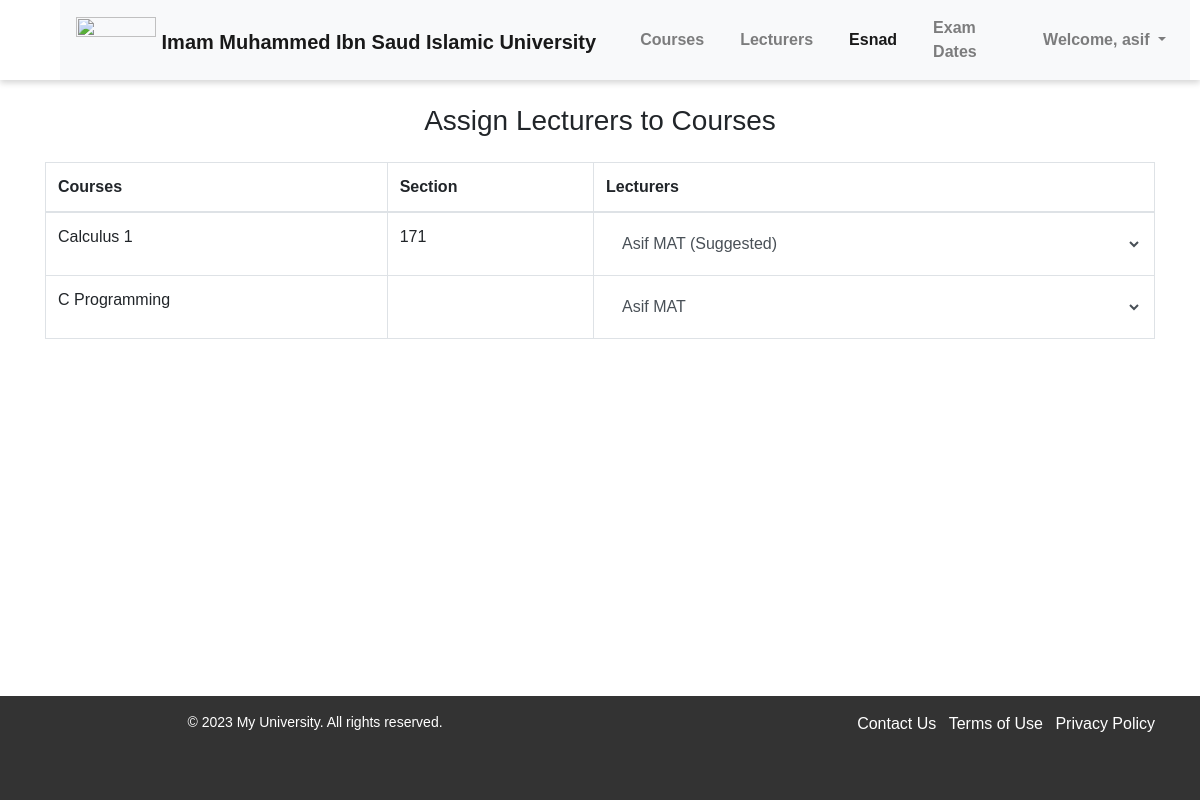
Screenshot of /esnad/ (signed in) with the database file from the repository.
### pages/models.py (models this page shows, shortened)
class Course(models.Model):
    course_code = models.CharField(max_length=100)
    course_name = models.CharField(max_length=100)
    credit_hours = models.PositiveIntegerField(null=True)
    course_lecturer = models.ForeignKey('Lecturer', on_delete=models.SET_NULL, null=True, related_name='courses_taught')
    course_level = models.PositiveIntegerField(null=True)
    course_lab_lecturer = models.ForeignKey('Lecturer', on_delete=models.SET_NULL, null=True, blank=True, related_name='lab_courses_taught')
    course_past_lecturers = models.ManyToManyField('Lecturer', related_name='past_courses', blank=True)
    course_time = models.TimeField(null=True, blank=True)
    course_day = models.CharField(max_length=1, choices=DAYS_OF_WEEK, null=True, blank=True)
    course_department = models.ForeignKey('Department', on_delete=models.SET_NULL, null=True, blank=True)
    course_building = models.CharField(max_length=100, blank=True)
    course_section = models.CharField(max_length=100, blank=True)

### pages/views.py (the view)
# urls.py: path('esnad/', esnad, name='esnad'),
@login_required(login_url='login')
def esnad(request):
    lecturers = Lecturer.objects.all()
    courses = Course.objects.all()
    return render(request, 'esnad.html', {'lecturers': lecturers, 'courses': courses})

### pages/templates/esnad.html (shortened to what this page needs)
{% extends 'base.html' %}
{% load static %}
{% block extra_css %}
    <link rel="stylesheet" href="{% static 'esnad.css' %}">
{% endblock %}
{% block content %}
    <div class="container">
        <h3 class="mt-4 mb-4 text-center">Assign Lecturers to Courses</h3>
        <table class="table table-hover table-bordered">
            <thead>
              <tr>
                <th scope="col">Courses</th>
                <th scope="col">Section</th>
                <th scope="col">Lecturers</th>
              </tr>
            </thead>
            <tbody>
              {% for course in courses %}
                <tr>
                    <td>{{ course.course_name }}</td>
                    <td>{{ course.course_section }}</td>
                    <td>
                    <form action="{% url 'add_lecturer_to_course' course.id %}" method="POST">
                        <select name="lecturer" name="lecturer" class="form-control bg-white border-0" onchange="this.form.submit()" {% if not user.is_superuser %} disabled {% endif %}>
                        {% for lecturer in lecturers %}
                            {% if lecturer == course.course_lecturer %}
                                <option value="{{ lecturer.id }}" selected>
                                    {{ lecturer.lecturer_name }}
                                    {% if user.is_superuser and lecturer in course.course_past_lecturers.all %}
                                        <span style="font-size: 10px;">(Suggested)</span>
                                    {% elif lecturer.lecturer_department == course.course_department %}
                                        <span style="font-size: 10px;">(Suggested)</span>
                                    {% endif %}
                                </option>
                            {% endif %}
                        {% endfor %}
                        </select>
                    </form>
                    </td>
                </tr>
                {% endfor %}
            </tbody>
          </table>
    </div>
{% endblock %}

### pages/templates/header.html (shortened to what this page needs)
{% load static %}
<!DOCTYPE html>
<html lang="en">
<head>
    <link rel="stylesheet" href="{% static 'headfoot.css' %}">
    <link rel="stylesheet" href="https://maxcdn.bootstrapcdn.com/bootstrap/4.5.2/css/bootstrap.min.css">
</head>
<body>
    <header>
        <nav class="navbar navbar-expand-lg navbar-light bg-light">
            <a class="navbar-brand pt-2" href="{% url 'landing' %}">
                <img src="{% static 'images/logo.png' %}" style="margin-top: -12px;" width="80" class="d-inline-block align-top" alt="">
                <span>Imam Muhammed Ibn Saud Islamic University</span>
            </a>
            {% if user.is_authenticated %}
                <div class="collapse navbar-collapse" id="navbarNav">
                    <ul class="navbar-nav ml-auto">
                        {% if user.is_superuser %}
                            <li class="nav-item">
                                <a class="nav-link" href="{% url 'courses' %}">Courses</a>
                            </li>
                            <li class="nav-item">
                                <a class="nav-link" href="{% url 'lecturers' %}">Lecturers</a>
                            </li>
                            <li class="nav-item">
                                <a class="nav-link" href="{% url 'esnad' %}">Esnad</a>
                            </li>
                            <li class="nav-item">
                                <a class="nav-link" href="{% url 'exam_dates' %}">Exam Dates</a>
                            </li>
                        {% endif %}
                        {% if user.is_authenticated %}
                        <li class="nav-item dropdown">
                            <a class="nav-link dropdown-toggle" href="#" id="navbarDropdown" role="button" data-toggle="dropdown"
                                aria-haspopup="true" aria-expanded="false">
                                Welcome, {{ user.username }}
                            </a>
                        </li>
                        {% else %}
                        <li class="nav-item">
                            <a class="nav-link btn btn-sm btn-secondary px-4 text-white" href="{% url 'login' %}">Log In</a>
                        </li>
                        {% endif %}
                    </ul>
                </div>
            {% endif %}
        </nav>
    </header>
</body>
</html>

### pages/static/myfirst.css (style rules this page uses)
body.base { font-family: Arial, sans-serif; margin: 0; padding: 0; }
body.base header { display: flex; flex-direction: row; justify-content: space-between; align-items: center; padding: 10px; box-shadow: 0 3px 6px rgba(0, 0, 0, 0.16); height: 80px; }
body.base nav { flex: 1; margin-left: 50px; }
body.base nav ul { display: flex; flex-direction: row; justify-content: flex-end; align-items: center; list-style-type: none; margin: 0; padding: 0; }
body.base nav li { margin-left: 20px; }
body.base nav a { color: #000; text-decoration: none; font-weight: bold; }

### pages/static/headfoot.css (style rules this page uses)
header { display: flex; flex-direction: row; justify-content: space-between; align-items: center; height: 20%; background-color: #fff; padding: 10px; box-shadow: 0 3px 6px rgba(0, 0, 0, 0.16); }
.logo-left img, .logo-right img, .navbar-brand img { height: 100%; }
nav { flex: 1; margin-left: 50px; }
nav ul { display: flex; flex-direction: row; justify-content: flex-end; align-items: center; list-style-type: none; margin: 0; padding: 0; }
nav li { margin-left: 20px; }
nav a { color: #000; text-decoration: none; font-weight: bold; }

### rows the page displays
Course: course_name "Calculus 1", course_section "171"
Course: course_name "C Programming"

### other values shown
{{ user.username }} "asif"
form field lecturer "Asif MAT (Suggested)"
form field lecturer "Asif MAT"
